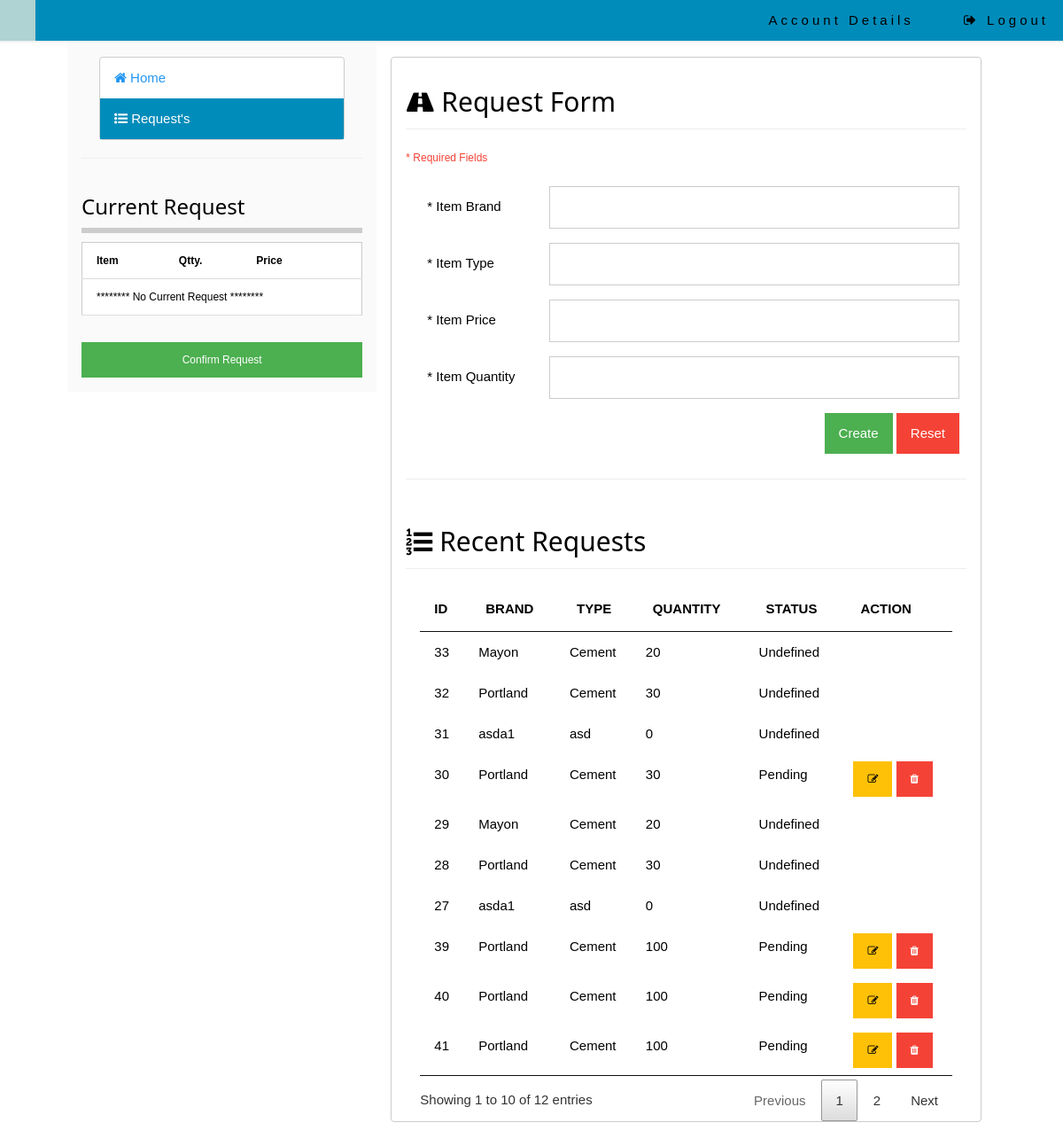
The page /project/index.php?requests=true (signed in) on the database its author committed.
### tables this page shows
CREATE TABLE IF NOT EXISTS `request` (
  `id` int(3) NOT NULL AUTO_INCREMENT,
  `projectId` int(3) NOT NULL,
  `brand` varchar(255) NOT NULL,
  `type` varchar(255) NOT NULL,
  `qty` int(3) NOT NULL,
  `price` int(20) NOT NULL,
  `date` varchar(50) NOT NULL,
  `requesteeId` int(3) NOT NULL,
  `status` varchar(1) NOT NULL,
  PRIMARY KEY (`id`)
);

### include/dbcon.php (called while the page is built, shortened)
<?php
	function getStatus($x){
		$stat = "";
		if($x == 0){
			$stat = "Pending";
		}else if($x == 1){
			$stat = "Approved";
		}else if($x == 3){
			$stat = "Declined";
		}else{
			$stat = "Undefined";
		}
		return $stat;
	}
?>

### project/requests.php (the view, shortened to what this page needs)
<div class="w3-row">
	<h2 class="" style="margin-bottom:0px;margin-top:20px"><i class="fa fa-road fa-fx"></i> Request Form</h2><hr style="margin-top:0px;"/>
	<?php
		if(!isset($_GET['edit'])){
	?>
		<form class="" onsubmit="return newRequest()" action="javascript:void(0);" method="post">
			<p class="w3-small w3-text-red">* Required Fields</p>
			<div class="w3-row-padding w3-padding-8">
				<div class="w3-quarter w3-padding"><span class="">* Item Brand</span></div>
				<div class="w3-rest">
					<input type="text" class="w3-input w3-border" id="itemBrand" required />
				</div>
			</div>
			<div class="w3-row-padding w3-padding-8">
				<div class="w3-quarter w3-padding"><span class="">* Item Type</span></div>
				<div class="w3-rest">
					<input type="text" class="w3-input w3-border" id="itemType" required />
				</div>
			</div>
			<div class="w3-row-padding w3-padding-8">
				<div class="w3-quarter w3-padding"><span class="">* Item Price</span></div>
				<div class="w3-rest">
					<input type="number" class="w3-input w3-border" id="itemPrice" required />
				</div>
			</div>
			<div class="w3-row-padding w3-padding-8">
				<div class="w3-quarter w3-padding"><span class="">* Item Quantity</span></div>
				<div class="w3-rest">
					<input type="text" class="w3-input w3-border" id="itemQuantity" required />
				</div>
			</div>
			<div class="w3-row-padding w3-padding-8">
				<div class="w3-rest w3-right">
					<button class="w3-button w3-green" id="createBtn">Create</button>
					<input type="reset" class="w3-button w3-red" value="Reset">
				</div>
			</div>
		</form>
	<?php } if(isset($_GET['edit'])){
			$requestId = $_GET['edit'];
			$sessionId = $_SESSION['loggedInId'];
			$getInfo = $mysqli->query("select * from request where id='$requestId' and projectId='$sessionId'");
			while($row = mysqli_fetch_assoc($getInfo)){
		?>
		<form class="" id="updateRequest" onsubmit="return updateRequest('<?php echo $requestId?>')" action="javascript:void(0);" method="post">
			<div id="status"></div>
			<p class="w3-small w3-text-red">* Required Fields</p>
			<div class="w3-row-padding w3-padding-8">
				<div class="w3-quarter w3-padding"><span class="">* Item Brand</span></div>
				<div class="w3-rest">
					<input type="text" class="w3-input w3-border" value="<?php echo $row['brand']?>" id="itemBrand" name="itemBrand" required />
				</div>
			</div>
			<div class="w3-row-padding w3-padding-8">
				<div class="w3-quarter w3-padding"><span class="">* Item Type</span></div>
				<div class="w3-rest">
					<input type="text" class="w3-input w3-border" value="<?php echo $row['type']?>"  id="itemType"  name="itemType" required />
				</div>
			</div>
			<div class="w3-row-padding w3-padding-8">
				<div class="w3-quarter w3-padding"><span class="">* Item Price</span></div>
				<div class="w3-rest">
					<input type="number" class="w3-input w3-border" value="<?php echo $row['price']?>"  id="itemPrice" name="itemPrice" required />
				</div>
			</div>
			<div class="w3-row-padding w3-padding-8">
				<div class="w3-quarter w3-padding"><span class="">* Item Quantity</span></div>
				<div class="w3-rest">
					<input type="text" class="w3-input w3-border" value="<?php echo $row['qty']?>" id="itemQuantity" name="itemQuantity" required />
					<input type="hidden" class="w3-input w3-border" name="requestIdUpdate" id="requestIdUpdate" value="<?php echo $requestId?>"  required />
				</div>
			</div>
			<div class="w3-row-padding w3-padding-8">
				<div class="w3-rest w3-right">
					<button class="w3-button w3-green" id="createBtn">UPDATE</button>
					<a href="?requests=true" class="w3-button w3-red">CANCEL</a>
				</div>
			</div>
		</form>
	<?php }}?>
</div>
<hr/>
<div class="w3-row">
	<h2 class="" style="margin-bottom:0px;margin-top:20px"><i class="fa fa-list-ol fa-fx"></i> Recent Requests</h2><hr style="margin-top:0px;"/>
	<div class="w3-container">
		<table class="w3-table w3-table-stripped" id="requestTables">
			<thead>
				<tr class="w3-bottombar">
					<th>ID</th>
					<th>BRAND</th>
					<th>TYPE</th>
					<th>QUANTITY</th>
					<th>STATUS</th>
					<th>ACTION</th>
				</tr>
			</thead>
			<tbody>
			<?php
				$userId = $_SESSION['loggedInId'];
				$query = $mysqli->query("select * from request where projectId='$userId'");
				while($row = mysqli_fetch_assoc($query)){
			?>
				<tr>
					<td><?php echo $row['id'];?></td>
					<td><?php echo $row['brand'];?></td>
					<td><?php echo $row['type'];?></td>
					<td><?php echo $row['qty'];?></td>
					<td><?php echo getStatus($row['status']);?></td>
					<td>
						<?php
								if($row['status'] == 0){
						?>
							<a href="?requests=true&edit=<?php echo $row['id']?>" class="w3-button w3-amber w3-small" alt="Edit" title="Edit"><i class="fa fa-edit fa-1x"></i></a>
							<a href="javascript:void(0);" onclick="return delRequest(<?php echo $row['id']?>)" class="w3-button w3-red w3-small" alt="Delete" title="Delete"><i class="fa fa-trash fa-1x"></i></a>
						<?php }?>
					</td>
				</tr>
			<?php }?>
			</tbody>
		</table>
	</div>
</div>

### css/style.css (style rules this page uses)
html { box-sizing:border-box }
*,*:before,*:after { box-sizing:inherit }
html { -ms-text-size-adjust:100%;-webkit-text-size-adjust:100% }
body { margin:0 }
a { background-color:transparent;-webkit-text-decoration-skip:objects }
hr { box-sizing:content-box;height:0;overflow:visible }
button,input,select,textarea { font:inherit;margin:0 }
button,input { overflow:visible }
button,select { text-transform:none }
button,html [type=button],[type=reset],[type=submit] { -webkit-appearance:button }
html,body { font-family:Verdana,sans-serif;font-size:15px;line-height:2 }
html { overflow-x:hidden }
h2 { font-size:30px }
h1,h2,h3,h4,h5,h6 { font-family:"Segoe UI",Arial,sans-serif;font-weight:400;margin:10px 0 }
hr { border:0;border-top:1px solid #eee;margin:20px 0 }
a { color:inherit }
.w3-table,.w3-table-all { border-collapse:collapse;border-spacing:0;width:100%;display:table }
.w3-table td,.w3-table th,.w3-table-all td,.w3-table-all th { padding:8px 8px;display:table-cell;text-align:left;vertical-align:top }
.w3-table th:first-child,.w3-table td:first-child,.w3-table-all th:first-child,.w3-table-all td:first-child { padding-left:16px }
.w3-btn,.w3-button { border:none;display:inline-block;outline:0;padding:8px 16px;vertical-align:middle;overflow:hidden;text-decoration:none;color:inherit;background-color:inherit;text-align:center;cursor:pointer;white-space:nowrap }
.w3-btn,.w3-button { -webkit-touch-callout:none;-webkit-user-select:none;-khtml-user-select:none;-moz-user-select:none;-ms-user-select:none;user-select:none }
.w3-input { padding:8px;display:block;border:none;border-bottom:1px solid #ccc;width:100% }
.w3-container:after,.w3-container:before,.w3-panel:after,.w3-panel:before,.w3-row:after,.w3-row:before,.w3-row-padding:after,.w3-row-padding:before, .w3-cell-row:before,.w3-cell-row:after,.w3-clear:after,.w3-clear:before,.w3-bar:before,.w3-bar:after { content:"";display:table;clear:both }
.w3-col,.w3-half,.w3-third,.w3-twothird,.w3-threequarter,.w3-quarter { float:left;width:100% }
@media (min-width:601px) { .w3-col.m3,.w3-quarter { width:24.99999% } }
.w3-rest { overflow:hidden }
.w3-row-padding,.w3-row-padding>.w3-half,.w3-row-padding>.w3-third,.w3-row-padding>.w3-twothird,.w3-row-padding>.w3-threequarter,.w3-row-padding>.w3-quarter,.w3-row-padding>.w3-col { padding:0 8px }
.w3-container,.w3-panel { padding:0.01em 16px }
.w3-small { font-size:12px!important }
.w3-border { border:1px solid #ccc!important }
.w3-bottombar { border-bottom:6px solid #ccc!important }
.w3-padding { padding:8px 16px!important }
.w3-padding-8 { padding-top:8px!important;padding-bottom:8px!important }
.w3-right { float:right!important }
.w3-amber,.w3-hover-amber:hover { color:#000!important;background-color:#ffc107!important }
.w3-green,.w3-hover-green:hover { color:#fff!important;background-color:#4CAF50!important }
.w3-red,.w3-hover-red:hover { color:#fff!important;background-color:#f44336!important }
.w3-text-red,.w3-hover-text-red:hover { color:#f44336!important }

### google/fafa.css (style rules this page uses)
.fa { display:inline-block;font:normal normal normal 14px/1 FontAwesome;font-size:inherit;text-rendering:auto;-webkit-font-smoothing:antialiased;-moz-osx-font-smoothing:grayscale }
.fa-road:before { content:"\f018" }
.fa-edit:before,.fa-pencil-square-o:before { content:"\f044" }
.fa-list-ol:before { content:"\f0cb" }
.fa-trash:before { content:"\f1f8" }

### rows shown on the page
request: id "33", brand "Mayon", type "Cement", qty "20", status "Undefined"
request: id "32", brand "Portland", type "Cement", qty "30", status "Undefined"
request: id "31", brand "asda1", type "asd", qty "0", status "Undefined"
request: id "30", brand "Portland", type "Cement", qty "30", status "Pending"
request: id "29", brand "Mayon", type "Cement", qty "20", status "Undefined"
request: id "28", brand "Portland", type "Cement", qty "30", status "Undefined"
request: id "27", brand "asda1", type "asd", qty "0", status "Undefined"
request: id "39", brand "Portland", type "Cement", qty "100", status "Pending"
request: id "40", brand "Portland", type "Cement", qty "100", status "Pending"
request: id "41", brand "Portland", type "Cement", qty "100", status "Pending"
